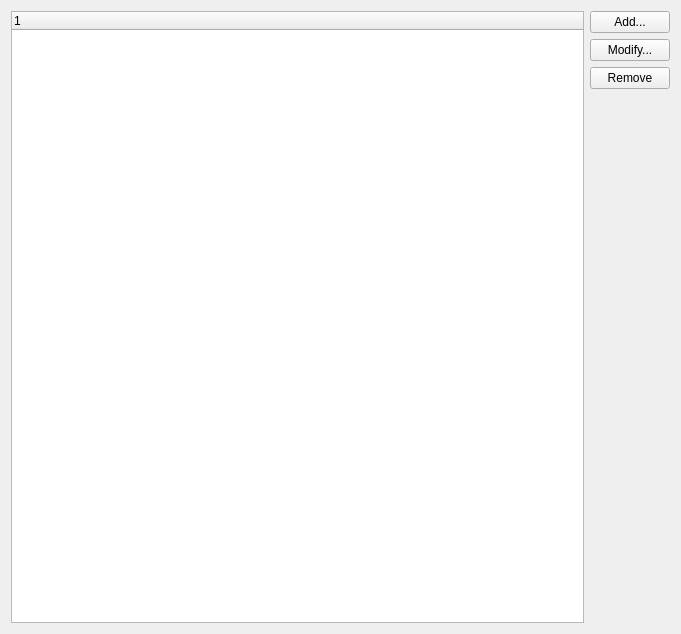
<?xml version="1.0" encoding="UTF-8"?>
<ui version="4.0">
 <class>SendLaterWidget</class>
 <widget class="QWidget" name="SendLaterWidget">
  <property name="geometry">
   <rect>
    <x>0</x>
    <y>0</y>
    <width>681</width>
    <height>634</height>
   </rect>
  </property>
  <layout class="QGridLayout" name="gridLayout">
   <item row="0" column="1">
    <layout class="QVBoxLayout" name="verticalLayout">
     <item>
      <widget class="QPushButton" name="addItem">
       <property name="text">
        <string>Add...</string>
       </property>
      </widget>
     </item>
     <item>
      <widget class="QPushButton" name="modifyItem">
       <property name="text">
        <string>Modify...</string>
       </property>
      </widget>
     </item>
     <item>
      <widget class="QPushButton" name="removeItem">
       <property name="text">
        <string>Remove</string>
       </property>
      </widget>
     </item>
     <item>
      <spacer name="verticalSpacer">
       <property name="orientation">
        <enum>Qt::Vertical</enum>
       </property>
       <property name="sizeHint" stdset="0">
        <size>
         <width>20</width>
         <height>40</height>
        </size>
       </property>
      </spacer>
     </item>
    </layout>
   </item>
   <item row="0" column="0">
    <widget class="QTreeWidget" name="treeWidget">
     <column>
      <property name="text">
       <string notr="true">1</string>
      </property>
     </column>
    </widget>
   </item>
  </layout>
 </widget>
 <resources/>
 <connections/>
</ui>
